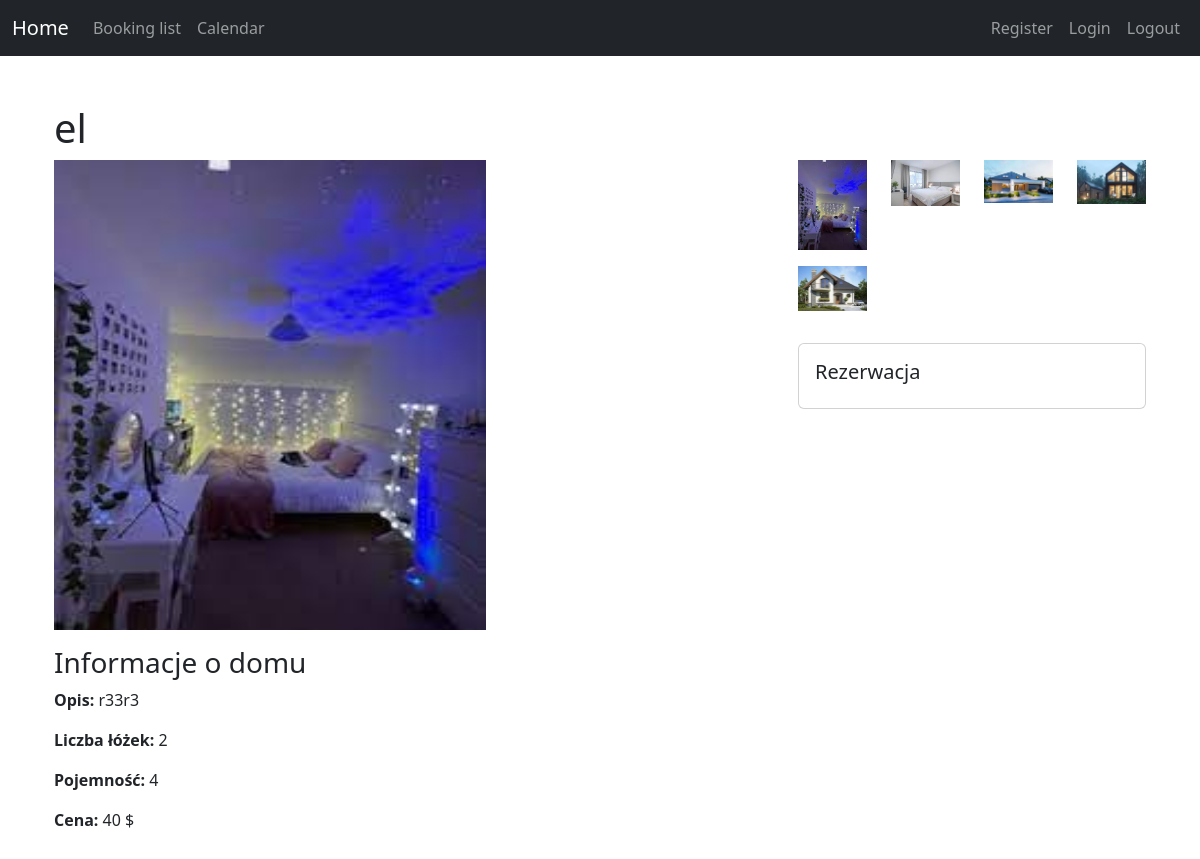
The page /apartment/1/ on the database its author committed.
### reservations/models.py (models this page shows, shortened)
class Apartment(models.Model):
    user = models.ForeignKey(settings.AUTH_USER_MODEL, on_delete=models.CASCADE, null=True)
    name = models.CharField(max_length=20)
    description = models.CharField(null=True, max_length=1000)
    beds = models.IntegerField(null=True)
    capacity = models.IntegerField(null=True)
    price = models.IntegerField(null=True)

class Photo(models.Model):
    apartment = models.ForeignKey(Apartment, related_name='photos', on_delete=models.CASCADE)
    image = models.ImageField(upload_to='static/images/', null=True, blank=True)

### reservations/views.py (the view)
# urls.py: path('apartment/<int:pk>/', apartment_detail, name='apartment_detail'),
def apartment_detail(request, pk):
    apartment = get_object_or_404(Apartment, pk=pk)
    photo = Photo.objects.all()
    context = {
        'apartment': apartment,
        'photo': photo,
        }
    return render(request, 'reservations/apartment_detail.html', context)

### reservations/templatetags/apartment_tags.py (called while the page is built)
@register.filter
def if_user_offer_apartment(user):
    if user.is_authenticated:
        return Apartment.objects.filter(user=user).exists()
    return False

### templates/reservations/apartment_detail.html (shortened to what this page needs)
{% extends 'base.html' %}
{% block content %}
<body>
    <div class="container mt-5">
        <h1>{{ apartment.name }}</h1>
        <div class="row">
            <div class="col-md-8">
                <img src="{{ apartment.photos.first.image.url }}" alt="{{ apartment.name }}" class="img-fluid mb-3 main-photo">
                <h3>Informacje o domu</h3>
                <p><strong>Opis:</strong> {{ apartment.description }}</p>
                <p><strong>Liczba łóżek:</strong> {{ apartment.beds }}</p>
                <p><strong>Pojemność:</strong> {{ apartment.capacity }}</p>
                <p><strong>Cena:</strong> {{ apartment.price }} $</p>
            </div>
            <div class="col-md-4">
                <div class="row">
                    {% for photo in apartment.photos.all %}
                        <div class="col-md-3 mb-3">
                            <img src="{{ photo.image.url }}" alt="{{ apartment.name }}" class="img-fluid smallerr-photo">
                        </div>
                    {% endfor %}
                </div>
                <div class="card mt-3">
                    <div class="card-body">
                        <h5 class="card-title">Rezerwacja</h5>
                    </div>
                </div>
            </div>
        </div>
    </div>
</body>
</html>
{% endblock %}

### static/css/style.css (style rules this page uses)
.main-photo { width: 60%; height: 60%; }

### templates/reservations/apartment_detail.html (style rules this page uses)
.smallerr-photo { width: 100%; height: auto; max-height: 400px; }

### rows shown on the page
Apartment: name "el", photos.first.image (picture), description "r33r3", beds "2", capacity "4", price "40"
Photo: image (picture)
Photo: image (picture)
Photo: image (picture)
Photo: image (picture)
Photo: image (picture)
